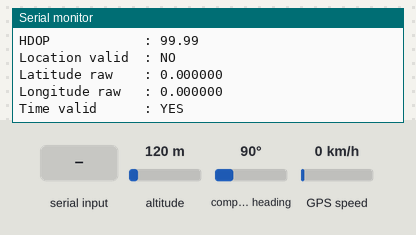
This sketch was run on a simulated Arduino Mega 2560, built with avr-gcc and run on an emulated ATmega2560. On the bench: the last lines printed to the serial monitor. The test bench sets the inputs (shaded band); at power-on: altitude 120 m, compass heading 90°, GPS speed 0 km/h. The GPS gets a fix after 3 s at 37.7749, -122.4194 with 8 satellites.

Above: at 1.2 s.
1.3 s: altitude set to 980 m
At 1.3 s:
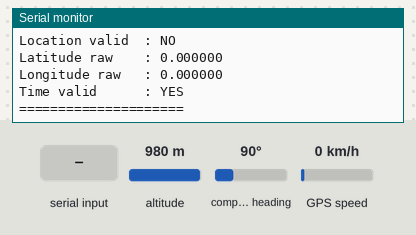
4.8 s: "1" received over the second serial link
6.3 s: compass heading set to 7°
At 7.1 s:
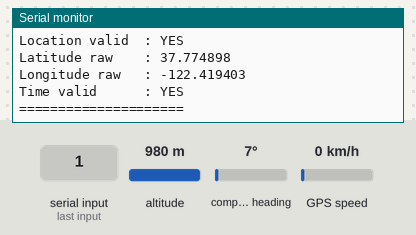
10.4 s: GPS speed set to 30 km/h
11.9 s: "0" received over the second serial link
Timing chart, 0 to 14.4 s (numbered marks = the images above; inputs shaded):
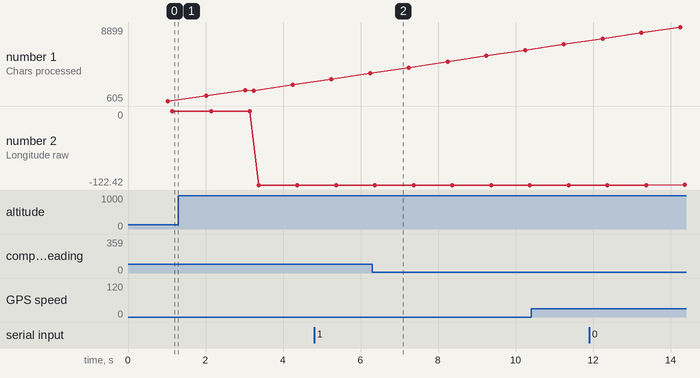

The sketch:

GPS.ino
```cpp
#include <TinyGPS++.h>

TinyGPSPlus gps;

void setup() {
  Serial.begin(9600);
  Serial1.begin(9600);
  Serial.println("Dang kiem tra GPS...");
}

void loop() {
  while (Serial1.available()) {
    gps.encode(Serial1.read());
  }

  static unsigned long lastPrint = 0;
  if (millis() - lastPrint >= 1000) {
    lastPrint = millis();

    Serial.println("===== GPS INFO =====");

    Serial.print("Chars processed : ");
    Serial.println(gps.charsProcessed());

    Serial.print("Satellites      : ");
    Serial.println(gps.satellites.value());

    Serial.print("HDOP            : ");
    Serial.println(gps.hdop.hdop());

    Serial.print("Location valid  : ");
    Serial.println(gps.location.isValid() ? "YES" : "NO");

    Serial.print("Latitude raw    : ");
    Serial.println(gps.location.lat(), 6);

    Serial.print("Longitude raw   : ");
    Serial.println(gps.location.lng(), 6);

    Serial.print("Time valid      : ");
    Serial.println(gps.time.isValid() ? "YES" : "NO");

    Serial.println("=====================");
  }
}
```

Measured:
- plotted number 1: 605 → 2411 after the input at 1.3 s, 2411 → 3710 after the input at 4.8 s, 3710 → 6302 after the input at 6.3 s, 6302 → 6951 after the input at 10.4 s, 6951 → 8899 after the input at 11.9 s
